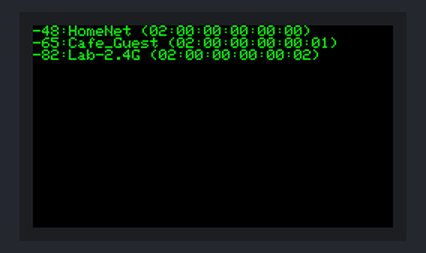
Recording of a program running on a simulated ESP32. On the bench: 240×135 colour display. A WiFi scan finds three made-up networks; what the program prints to the serial monitor is not drawn.

Above: at 2.8 s.

The program:

main.cpp
```cpp
#include <Arduino.h>
#include <SPI.h>
#include <TFT_eSPI.h>
#include "WiFi.h"


TFT_eSPI tft = TFT_eSPI();

void prepareScreen() {
  tft.fillScreen(TFT_BLACK);
  tft.setCursor(0, 0, 1);
  tft.setTextColor(TFT_GREEN, TFT_BLACK);
}

void printInfo(String out) {
  Serial.println(out);
  tft.println(out);
}

void setup() {
  Serial.begin(115200);
  tft.init();
  tft.setRotation(5);
  tft.setTextFont(1);
  tft.setTextSize(1);
  WiFi.mode(WIFI_STA);
  WiFi.disconnect();
  prepareScreen();
  tft.println("Initializing...");
  delay(500);
}

void loop() {
  Serial.println("scan start");
  int n = WiFi.scanNetworks();
  Serial.println("scan done");
  prepareScreen();
  if (n == 0) {
    printInfo("no networks");
  }
  else {
  for (int i = 0; i < n; ++i){
      printInfo(WiFi.RSSI(i) + String(":")+ WiFi.SSID(i) + String(" (") + WiFi.BSSIDstr(i) + String(")"));
    }
  }
  delay(15000);
}
```
